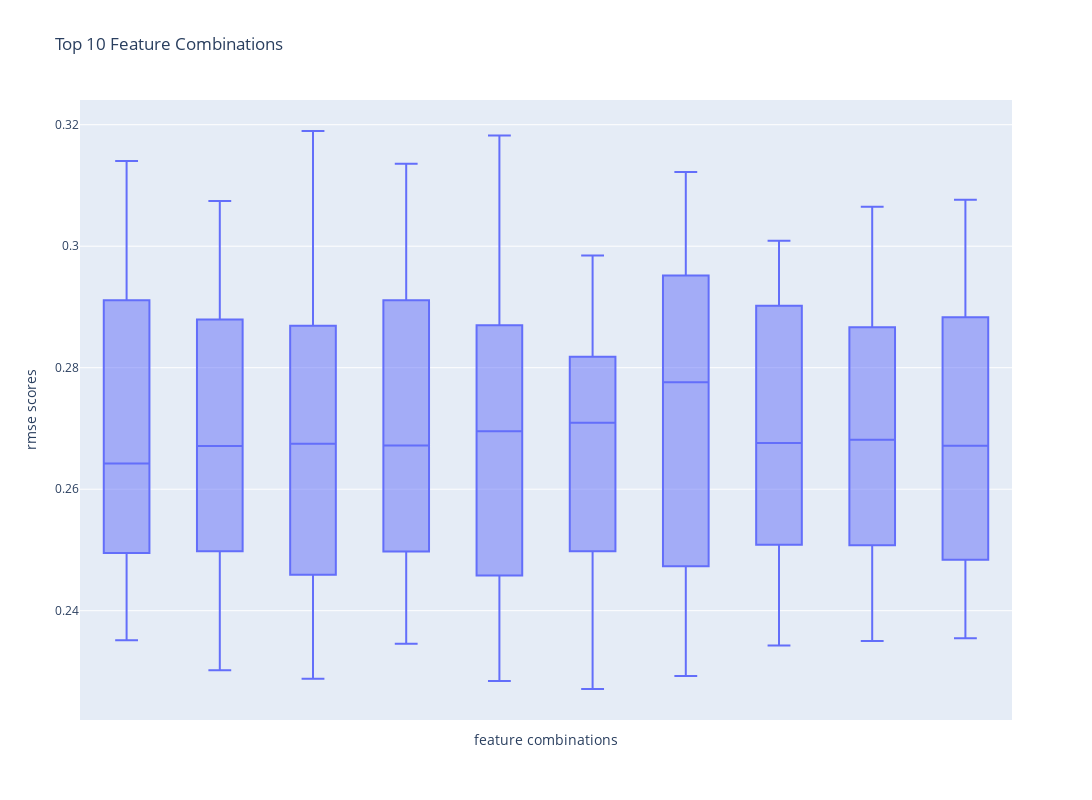

The cell this chart's notebook holds for it:
### Markdown cell above
### Visualization

### Code cell
pio.renderers.default = 'plotly_mimetype'
x = df_agg_metrics.sort_values(by='mean_rmse')['features'].head(10)

fig = px.box(df_metrics[df_metrics['features'].isin(x)], x='features',
             y='rmse_scores', title='RMSE Boxplot of Top 10 Feature Combinations')
fig.update_layout(height=800, width=1100,
                  title_text="Top 10 Feature Combinations",
                  xaxis_title="feature combinations", yaxis_title="rmse scores")
fig.update_xaxes(showticklabels=False)
fig.show()

### Figure 1 — Plotly figure (JSON) as saved in the notebook; plotly's stock layout.template omitted (floating-point values rounded to 4 significant figures; data arrays with more than 128 entries replaced by an {"elided": "..."} marker saying what was removed)
{"data": [{"alignmentgroup": "True", "hovertemplate": "features=%{x}<br>rmse_scores=%{y}<extra></extra>", "legendgroup": "", "marker": {"color": "#636efa"}, "name": "", "notched": false, "offsetgroup": "", "orientation": "v", "showlegend": false, "type": "box", "x": {"elided": "200 str values"}, "x0": " ", "xaxis": "x", "y": {"elided": "200 float values"}, "y0": " ", "yaxis": "y"}], "layout": {"boxmode": "group", "height": 800, "legend": {"tracegroupgap": 0}, "title": {"text": "Top 10 Feature Combinations"}, "width": 1100, "xaxis": {"anchor": "y", "autorange": true, "domain": [0, 1], "range": [-0.5, 9.5], "showticklabels": false, "title": {"text": "feature combinations"}, "type": "category"}, "yaxis": {"anchor": "x", "autorange": true, "domain": [0, 1], "range": [0.222, 0.3241], "title": {"text": "rmse scores"}, "type": "linear"}}}
